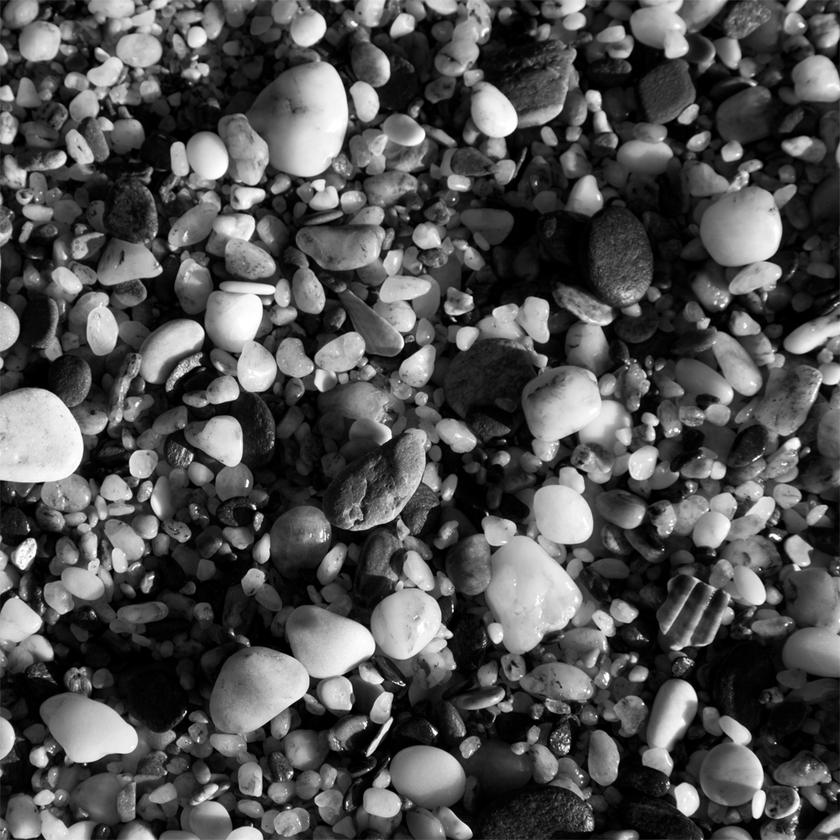
%> input picture FYP Code/QIM/images/stones.png, 840 x 840 px, shrunk from 1024 x 1024 before the run
$ octave main.m   (GNU Octave 9; MATLAB toolbox functions it lacks are replaced by stand-ins)
%> lines starting %> are read from the running program, lines starting %| are printed output that depends on the picture
%A Large portion of the code is atributed to FELIX BAlADO who created
%optimum EHS. Thank you.
clearvars;
  close all;

  %% read original image
  im_z=imread(sprintf('%s','./images/stones.png'));
%> im_z is the input picture: size 840x840 uint8; min 0, max 255, mean 80.4
  im_z_info=imfinfo(sprintf('%s','./images/stones.png'));

  n=im_z_info.Width*im_z_info.Height;
imhist(im_z);
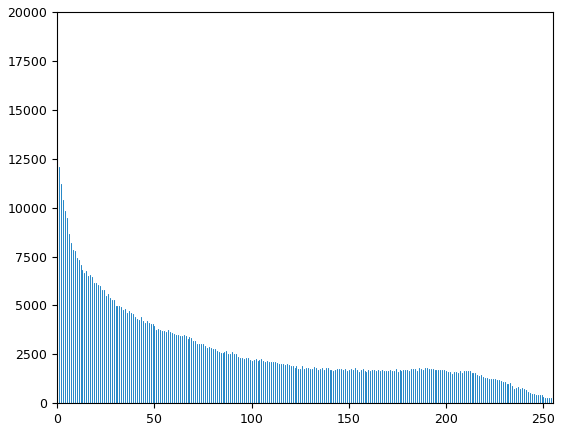
%> figure redrawn from the program's plot data; highest point at x = 0, y = 15016

  im_z=im_z';
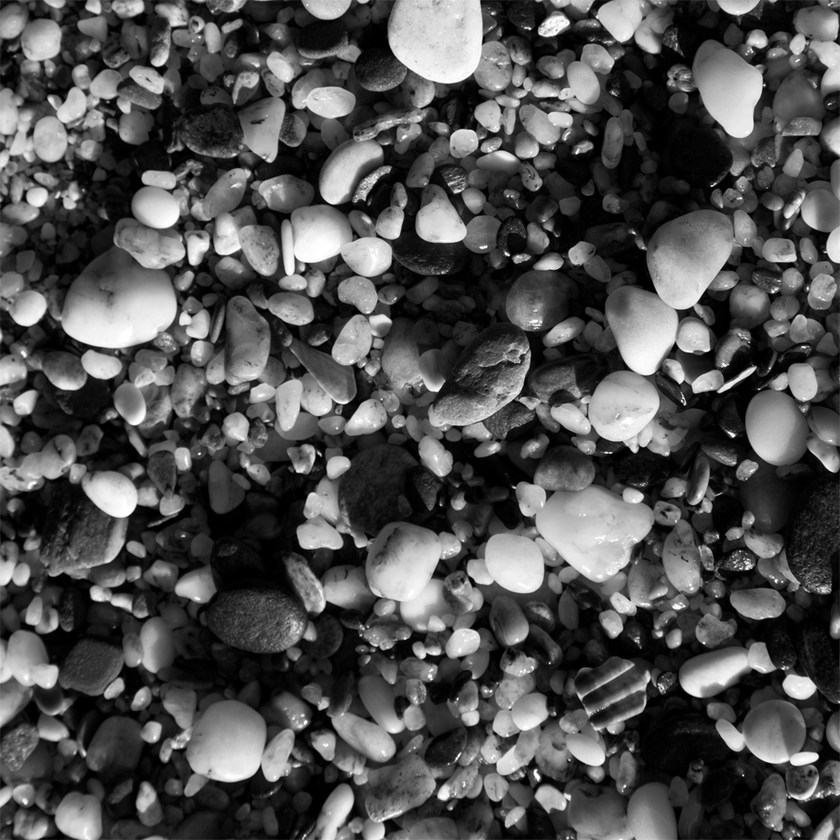
%> im_z: size 840x840 uint8; min 0, max 255, mean 80.4; mean of the top-left, top-right, bottom-left and bottom-right quarters 92.8, 81.5, 69.4, 77.9
  z=double(im_z(:));
  im_z=im_z';

  v=[0:2^im_z_info.BitDepth-1]; % handier than v=unique(z) in this problem;
                                % just take into account that some histogram
                                % bins can be zero
  q=length(v);
  hz=histc(z,v);
%> hz = 256 values, max 15016 at index 1, min 261 at index 254, mean 2756.2

  %% histogram equalisation and wartermarking


  % information bits to be embedded
  b=(rand(q/2,1)>.5); % we reserve q/2 bins to adjust the histogram change for more bins if required
  Delta=4; % quantisation step for QIM
  hx=zeros(size(hz));

  hx(2:2:q)=2*Delta*round((hz(2:2:q)-b*Delta)/(2*Delta))+b*Delta; % watermarked histogram using QIM change value 2 for more bins if required

  diff=hx(2:2:q)-hz(2:2:q);
%> diff = 128 values, max 4 at index 6, min -3 at index 9, mean 0.594
  hx(1:2:q-1)=hz(1:2:q-1)-diff;

  % now we need to fix negative values, as they make no sense in a histogram!
  i=(hx<0);
%> i = 256 logical values, 0 true
  fix=ceil(abs(hx(i)/Delta))*Delta;
%> fix = []
  hx(i)=hx(i)+fix; % fixe
  [~,k]=max(hx(1:2:q-1));
%> k = 1
  hx(2*k-1)=hx(2*k-1)-sum(fix); % now we subtract overal fix to maximum
  if hx(2*k-1)<0
      error('fix has failed, try a better way...');
  end

  % find xs
  x=[];
  for k=1:q
      x=[x; v(k)*ones(hx(k),1)];
  end
  xs=x;

  %% find closest equalization using minimum distance decoder
  [zs,indexz]=sort(z,'ascend'); % find Πz using stable sorting

  y(indexz)=xs; % y=(Πz')xs
  y=y(:);

  hy=histc(y,v);
%> hy = 256 values, max 15016 at index 1, min 260 at index 254, mean 2756.2
  im_y=uint8(reshape(y(:),size(im_z,1),size(im_z,2)));
  im_y=im_y';

  %for rotation if you want to change rotation change the int and change
  %the im_y in imwrite to rotated
  rotated = imrotate(im_y,-5,'nearest','crop');
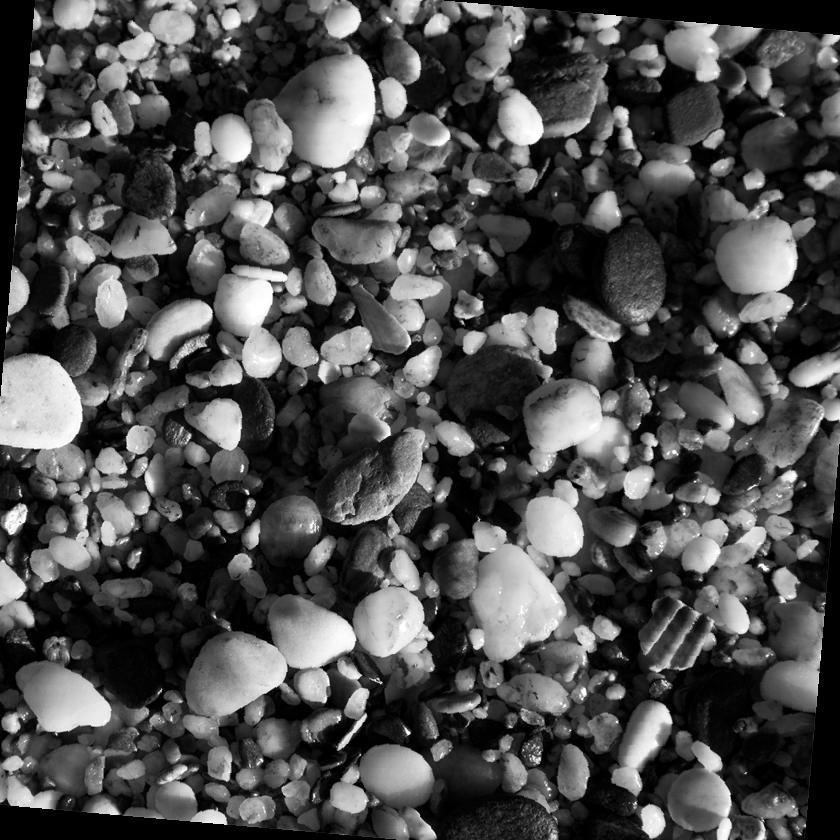
%> rotated: size 840x840 uint8; min 0, max 255, mean 77.4
  imwrite(im_y,'watermarked.png','png');

  %imhist(im_y);
  %% EHS performance

  % PSNR
  mse=mean((y(:)-z(:)).^2);
%> mse = 0.000349
  psnr=10*log10(255^2/mse);
%> psnr = 82.71
